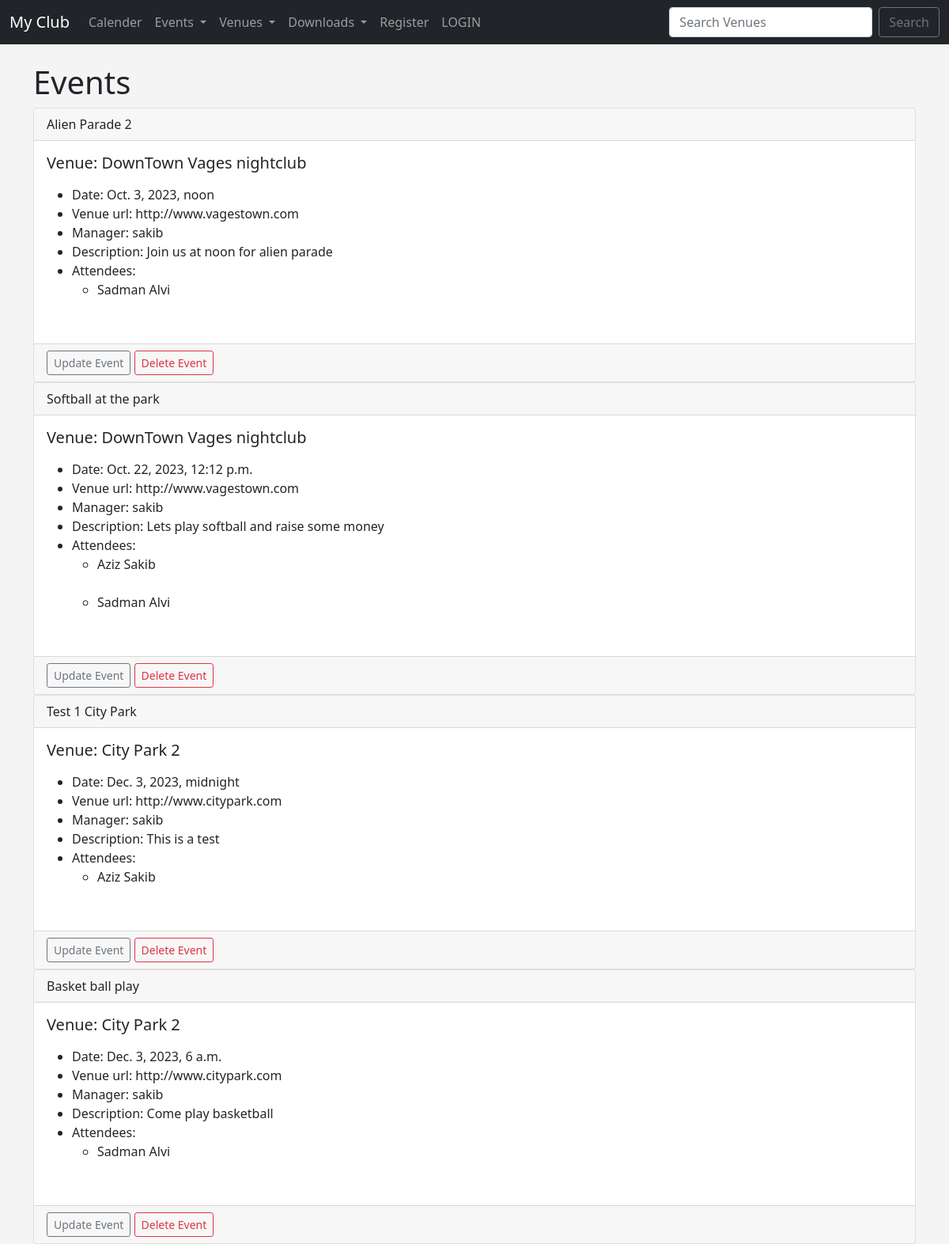
Before: /events with the older database file.
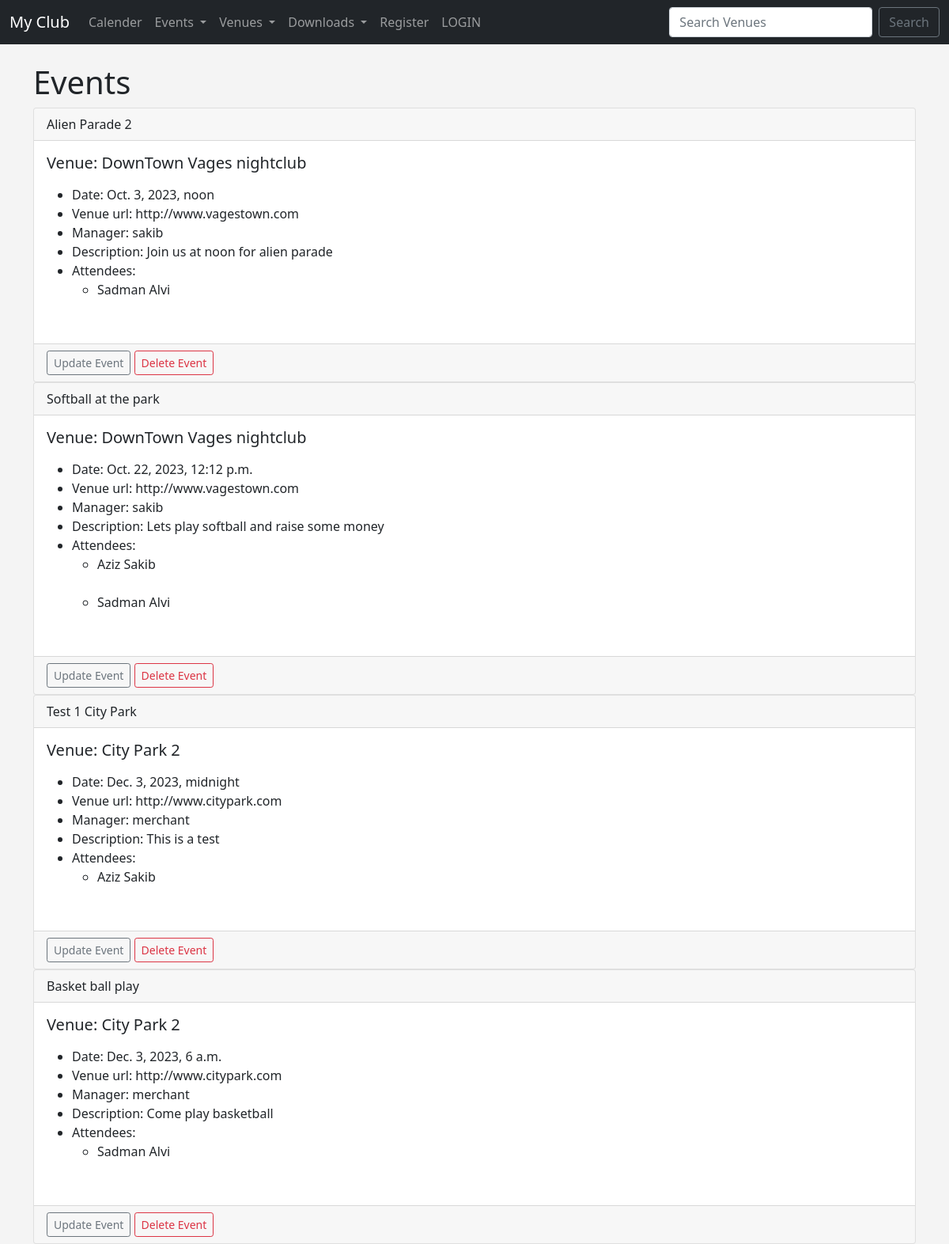
After: the same page with the newer database file.
### events/models.py (models this page shows, shortened)
class Event(models.Model):
    name = models.CharField('Event Name',max_length=120)
    event_date = models.DateTimeField('Event Date')
    vanue = models.ForeignKey(Vanue,blank=True,null=True,on_delete = models.CASCADE)
    manager = models.ForeignKey(User,blank=True,null=True,on_delete=models.SET_NULL)
    description = models.TextField(blank=True)
    attendees = models.ManyToManyField(MyClubUser,blank=True)
    approved = models.BooleanField("Approved",default=False)
    def __str__(self):
        return self.name

class Vanue(models.Model):
    name = models.CharField(max_length=300)
    address = models.CharField(max_length=120)
    zip_code = models.CharField(max_length=20)
    phone = models.CharField(max_length=12,blank=True)
    web = models.URLField('Website Address',blank=True)
    email_address = models.EmailField('Email Address',blank=True)
    vanue_image = models.ImageField(null=True,blank=True,upload_to="images/")
    owner = models.IntegerField("Venue Owner",blank=False,default=1)
    def __str__(self):
        return self.name

### events/views.py (the view)
# urls.py: path('events',views.all_events,name="list_events"),
def all_events(request):
    event_list = Event.objects.all().order_by('event_date')
    return render(request,'events/event_list.html',{'event_list':event_list})

### events/models.py (called while the page is built)
    def __str__(self):
        return self.first_name+ ' '+self.last_name

### templates/events/event_list.html
{% extends 'events/base.html' %}
{% block content %}
<h1>Events</h1>
{% for event in event_list %}
<div class="card">
  <div class="card-header">
    {{event}}
  </div>
  <div class="card-body">
    <h5 class="card-title">Venue: {{event.vanue}}</h5>
      <p class="card-text">
          <ul>
    <li>Date: {{event.event_date}}</li>
    <li>Venue url: {{event.vanue.web}}</li>
    <li>Manager: {{event.manager}}</li>
    <li>Description: {{event.description}}</li>
    <li>Attendees:
    {% for user in event.attendees.all %}
    <ul>
     <li>{{user}}</li><br>
    </ul>
    {% endfor %}
    </li>
</ul>
      </p>
  </div>
  <div class="card-footer text-muted">
     <a href="{% url 'update_event' event.id %}" class="btn btn-outline-secondary btn-sm">Update Event</a>
    <a href="{% url 'delete_event' event.id %}" class="btn btn-outline-danger btn-sm">Delete Event</a>
  </div>
</div>
{% endfor %}
{% endblock %}

Changed rows visible on the page:
changed Event "Test 1 City Park": manager "sakib" → "merchant"
changed Event "Basket ball play": manager "sakib" → "merchant"
